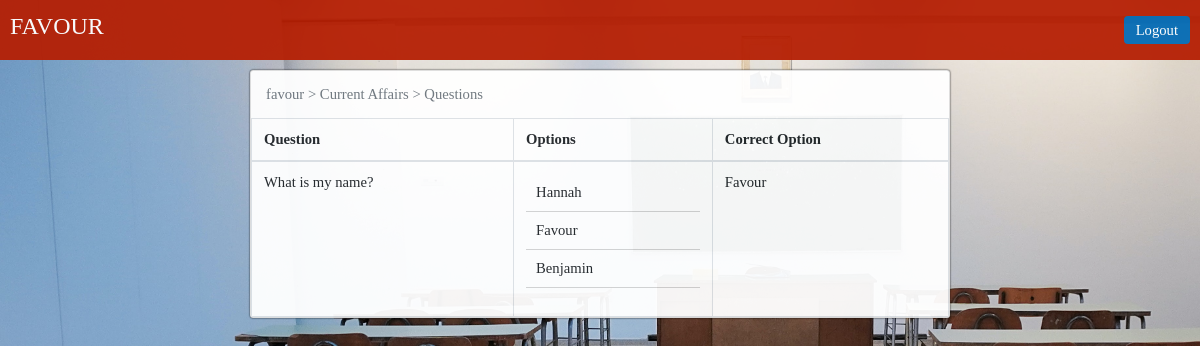
The app's page /user/questions/?examination=1 (signed in) with its own data.
### examination/models.py (models this page shows, shortened)
class Examination(models.Model):
    examiner = models.ForeignKey(User, on_delete=models.CASCADE, related_name='examinations')
    name = models.CharField(max_length=64)
    num_questions = models.IntegerField()
    duration = models.DecimalField(decimal_places=2, max_digits=5)
    set_date = models.DateField()

class Question(models.Model):
    examination = models.ForeignKey(Examination, on_delete=models.CASCADE, related_name='questions')
    content = models.TextField()
    @property
    def correct_option(self):
        return self.options.get(is_correct=True)

class Option(models.Model):
    question = models.ForeignKey(Question, on_delete=models.CASCADE, related_name='options')
    option_content = models.TextField()
    is_correct = models.BooleanField(default=False)

### user/views.py (the view)
# urls.py: path('user/questions/', QuestionsListView.as_view(), name='questions'),
class QuestionsListView(ListView):
    context_object_name = 'questions'
    template_name = 'user/auth/questions.html'
    def get_queryset(self):
        self.examination = get_object_or_404(Examination, examiner=self.request.user, id=int(self.request.GET["examination"]))
        return Question.objects.filter(examination=self.examination)
    def get_context_data(self, **kwargs):
        context = super().get_context_data(**kwargs)
        context["examination"] = self.examination.name
        return context

### templates/user/auth/questions.html
{% extends 'user/auth/layout.html' %}
{% block body %}
<div class="center-container">
  <div style="width: 700px; align-self: flex-start;" class="card">
    <table class="table table-bordered" >
      <caption>{{ request.user.username }} > {{ examination }} > Questions</caption>
      <thead>
        <tr>
          <th>Question</th>
          <th>Options</th>
          <th>Correct Option</th>
        </tr>
      </thead>
      <tbody>
      {% for question in questions %}
        <tr>
          <td>{{ question.content }}</td>
          <td>
            <ul class="options">
            {% for option in question.options.all %}
              <li class="option">{{ option.option_content }}</li>
            {% endfor %}
            </ul>
          </td>
          <td>{{ question.correct_option.option_content }}</td>
        </tr>
      {% endfor %}
      </tbody>
    </table>
  </div>
</div>
{% endblock %}

### templates/user/auth/layout.html (shortened to what this page needs)
{% load static %}
<html lang="en">
  <head>
    <link rel="stylesheet" href="{% static 'bootstrap/css/bootstrap.css' %}">
    <link rel="stylesheet" href="{% static 'styles.css' %}">
    <link rel="stylesheet" href="{% static 'user/style.css' %}">
  </head>
  <body>
    <header>
      <div id="username">
        <h1>{{ request.user.username }}</h1>
      </div>
      <div id="logout">
        <a class="button blue" href="{% url 'user:logout' %}">Logout</a>
      </div>
    </header>
    <main>
        {% block body %}
        {% endblock %}
    </main>
  </body>
</html>

### static/styles.css (style rules this page uses)
* { margin: 0; padding: 0; }
body { background: url("/static/bg.jpg"); background-attachment: fixed; background-size: cover; background-repeat: no-repeat; font-family: 'Noto Sans JP Regular'; }
.center-container { width: 100%; height: 100%; display: flex; justify-content: space-evenly; align-items: center; }
.card { background-color: white; margin: 10px; overflow: hidden; border-radius: 3px; box-shadow: 0px 0px 2px 0px black; opacity: 0.95; }
.options { list-style-type: none; padding: 0; }
li.option { display: block; width: 100%; box-sizing: border-box; padding: 10px; border-bottom: 1px solid lightgrey; }
.button { font-size: 11pt; padding: 6px 12px; border-radius: 4px; text-decoration: none; color: white; border-width: 0px; font-family: "Noto Sans JP Regular"; border-radius: 4px; cursor: pointer; text-align: center; }
.button.blue { background-color: #046bb5; }

### static/user/style.css (style rules this page uses)
header { height: 60px; background-color: #b51f04; opacity: 0.95; color: white; display: flex; justify-content: space-between; align-items: center; }
header h1 { text-transform: uppercase; font-size: 18pt; }
#username, #logout { padding: 10px; }
table.table { margin-bottom: 0px;font-size: 11pt; border-radius: 4px; }
caption { caption-side: top; padding: 15px }

### records on screen
Examination: name "Current Affairs"
Question: content "What is my name?", correct_option.option_content "Favour"
Option: option_content "Hannah"
Option: option_content "Favour"
Option: option_content "Benjamin"

### other values on screen
{{ request.user.username }} "FAVOUR"
{{ request.user.username }} "favour"
